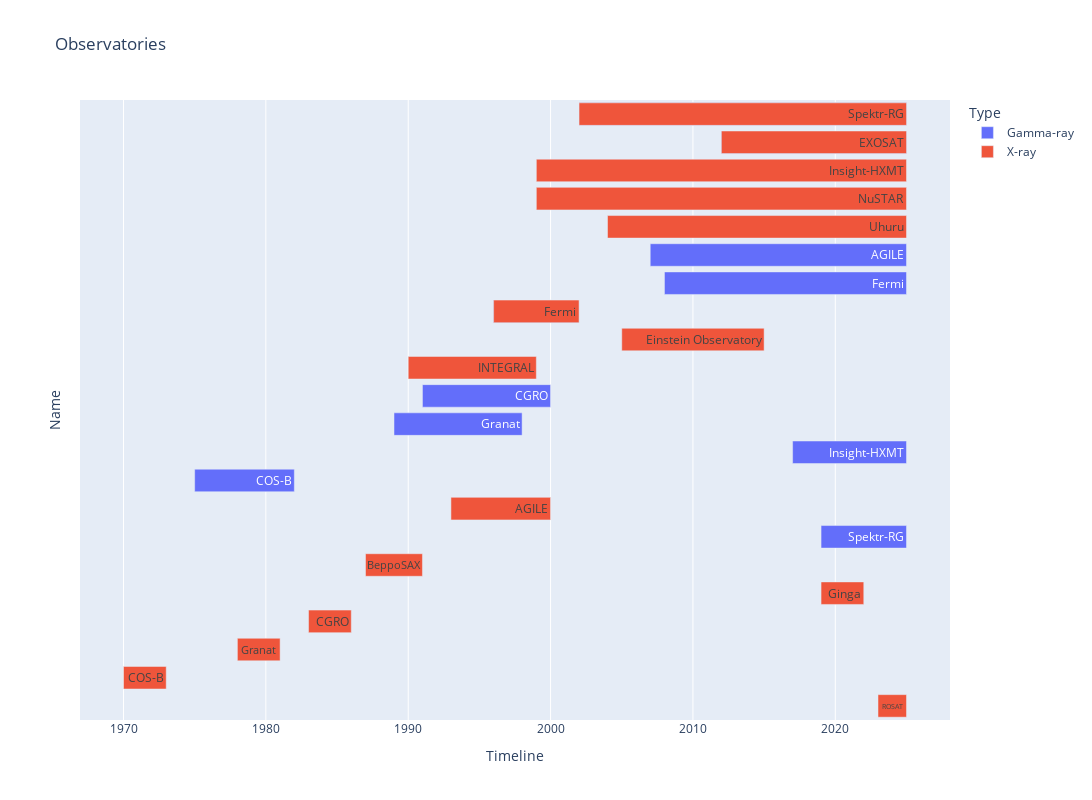

This figure's notebook cell:
### Markdown cell above
## X-ray and Gamma-ray Observatories over time

### Code cell
import plotly.express as px
import pandas as pd
from datetime import datetime

# Define tasks with start/end dates and types
data = [
    {"Name": "COS-B", "Launch Date": 1975, "End Date": 1982, "Lifespan": "7 years", "Type": "Gamma-ray"},
    {"Name": "Granat", "Launch Date": 1989, "End Date": 1998, "Lifespan": "9 years", "Type": "Gamma-ray"},
    {"Name": "CGRO", "Launch Date": 1991, "End Date": 2000, "Lifespan": "9 years", "Type": "Gamma-ray"},# CGRO (Compton Gamma Ray Observatory)
    {"Name": "BeppoSAX", "Launch Date": 1996, "End Date": 2002, "Lifespan": "6 years", "Type": "Gamma-ray"},
    {"Name": "INTEGRAL", "Launch Date": 2002, "End Date": "Present", "Lifespan": "Operational (over 20 years)", "Type": "Gamma-ray"},
    {"Name": "AGILE", "Launch Date": 2007, "End Date": "Present", "Lifespan": "Operational (over 17 years)", "Type": "Gamma-ray"},
    {"Name": "Fermi", "Launch Date": 2008, "End Date": "Present", "Lifespan": "Operational (over 16 years)", "Type": "Gamma-ray"},# Fermi Gamma-ray Space Telescope
    {"Name": "NuSTAR", "Launch Date": 2012, "End Date": "Present", "Lifespan": "Operational (over 12 years)", "Type": "Gamma-ray"},
    {"Name": "Insight-HXMT", "Launch Date": 2017, "End Date": "Present", "Lifespan": "Operational (over 6 years)", "Type": "Gamma-ray"},
    {"Name": "Spektr-RG", "Launch Date": 2019, "End Date": "Present", "Lifespan": "Operational (over 4 years)", "Type": "Gamma-ray"},
    
    {"Name": "Uhuru", "Launch Date": 1970, "End Date": 1973, "Lifespan": "3 years", "Type": "X-ray"},
    {"Name": "Einstein Observatory", "Launch Date": 1978, "End Date": 1981, "Lifespan": "2.5 years", "Type": "X-ray"},
    {"Name": "EXOSAT", "Launch Date": 1983, "End Date": 1986, "Lifespan": "3 years", "Type": "X-ray"},
    {"Name": "Ginga", "Launch Date": 1987, "End Date": 1991, "Lifespan": "4 years", "Type": "X-ray"},
    {"Name": "ROSAT", "Launch Date": 1990, "End Date": 1999, "Lifespan": "9 years", "Type": "X-ray"},
    {"Name": "ASCA", "Launch Date": 1993, "End Date": 2000, "Lifespan": "7 years", "Type": "X-ray"},
    {"Name": "BeppoSAX", "Launch Date": 1996, "End Date": 2002, "Lifespan": "6 years", "Type": "X-ray"},
    {"Name": "Chandra", "Launch Date": 1999, "End Date": "Present", "Lifespan": "Operational (over 20 years)", "Type": "X-ray"},
    {"Name": "XMM-Newton", "Launch Date": 1999, "End Date": "Present", "Lifespan": "Operational (over 20 years)", "Type": "X-ray"},
    {"Name": "INTEGRAL", "Launch Date": 2002, "End Date": "Present", "Lifespan": "Operational (over 20 years)", "Type": "X-ray"},
    {"Name": "Swift", "Launch Date": 2004, "End Date": "Present", "Lifespan": "Operational (over 19 years)", "Type": "X-ray"},
    {"Name": "Suzaku", "Launch Date": 2005, "End Date": 2015, "Lifespan": "10 years", "Type": "X-ray"},
    {"Name": "NuSTAR", "Launch Date": 2012, "End Date": "Present", "Lifespan": "Operational (over 12 years)", "Type": "X-ray"},
    {"Name": "eROSITA", "Launch Date": 2019, "End Date": "Suspended", "Lifespan": "3 years (suspended due to conflict)", "Type": "X-ray"},
    {"Name": "XRISM", "Launch Date": 2023, "End Date": "Present", "Lifespan": "Operational (planned for ~3 years)", "Type": "X-ray"}
]

# Convert to DataFrame
df = pd.DataFrame(data)

# Replace "Present" and "Suspended" end dates with an approximate date for visualization
current_year = datetime.now().year
df['End Date'] = df['End Date'].replace("Present", current_year)
df['End Date'] = df['End Date'].replace("Suspended", 2022)  # or any other relevant year for "Suspended" state

# Convert years to datetime (setting to Jan 1 of each year)
df['Launch Date'] = pd.to_datetime(df['Launch Date'], format='%Y')
df['End Date'] = pd.to_datetime(df['End Date'], format='%Y')

# Create Gantt chart with color based on "Type"
fig = px.timeline(df, x_start="Launch Date", x_end="End Date", y="Name", color="Type", title="Observatories")

# Customize layout to show names inside the bars
fig.update_yaxes(categoryorder="total ascending")  # Order tasks
fig.update_xaxes(title="Timeline")
fig.update_layout(showlegend=True)

# Add task names inside the bars
fig.update_traces(text=df['Name'], textposition="inside")

# Set the layout size in pixels
fig.update_layout(
    width=1200,  # Increase width
    height=800,  # Increase height
    showlegend=True,
    title="Observatories"
)
fig.update_yaxes(showticklabels=False)

fig.show()

### Figure 1 — Plotly figure (JSON) as saved in the notebook; plotly's stock layout.template omitted (floating-point values rounded to 4 significant figures)
{"data": [{"alignmentgroup": "True", "base": ["1975-01-01T00:00:00", "1989-01-01T00:00:00", "1991-01-01T00:00:00", "1996-01-01T00:00:00", "2002-01-01T00:00:00", "2007-01-01T00:00:00", "2008-01-01T00:00:00", "2012-01-01T00:00:00", "2017-01-01T00:00:00", "2019-01-01T00:00:00"], "hovertemplate": "Type=Gamma-ray<br>Launch Date=%{base}<br>End Date=%{x}<br>Name=%{y}<extra></extra>", "legendgroup": "Gamma-ray", "marker": {"color": "#636efa", "pattern": {"shape": ""}}, "name": "Gamma-ray", "offsetgroup": "Gamma-ray", "orientation": "h", "showlegend": true, "text": ["COS-B", "Granat", "CGRO", "BeppoSAX", "INTEGRAL", "AGILE", "Fermi", "NuSTAR", "Insight-HXMT", "Spektr-RG", "Uhuru", "Einstein Observatory", "EXOSAT", "Ginga", "ROSAT", "ASCA", "BeppoSAX", "Chandra", "XMM-Newton", "INTEGRAL", "Swift", "Suzaku", "NuSTAR", "eROSITA", "XRISM"], "textposition": "inside", "type": "bar", "x": [220924800000, 283996800000, 283996800000, 189388800000, 725846400000, 568080000000, 536544000000, 410313600000, 252460800000, 189388800000], "xaxis": "x", "y": ["COS-B", "Granat", "CGRO", "BeppoSAX", "INTEGRAL", "AGILE", "Fermi", "NuSTAR", "Insight-HXMT", "Spektr-RG"], "yaxis": "y"}, {"alignmentgroup": "True", "base": ["1970-01-01T00:00:00", "1978-01-01T00:00:00", "1983-01-01T00:00:00", "1987-01-01T00:00:00", "1990-01-01T00:00:00", "1993-01-01T00:00:00", "1996-01-01T00:00:00", "1999-01-01T00:00:00", "1999-01-01T00:00:00", "2002-01-01T00:00:00", "2004-01-01T00:00:00", "2005-01-01T00:00:00", "2012-01-01T00:00:00", "2019-01-01T00:00:00", "2023-01-01T00:00:00"], "hovertemplate": "Type=X-ray<br>Launch Date=%{base}<br>End Date=%{x}<br>Name=%{y}<extra></extra>", "legendgroup": "X-ray", "marker": {"color": "#EF553B", "pattern": {"shape": ""}}, "name": "X-ray", "offsetgroup": "X-ray", "orientation": "h", "showlegend": true, "text": ["COS-B", "Granat", "CGRO", "BeppoSAX", "INTEGRAL", "AGILE", "Fermi", "NuSTAR", "Insight-HXMT", "Spektr-RG", "Uhuru", "Einstein Observatory", "EXOSAT", "Ginga", "ROSAT", "ASCA", "BeppoSAX", "Chandra", "XMM-Newton", "INTEGRAL", "Swift", "Suzaku", "NuSTAR", "eROSITA", "XRISM"], "textposition": "inside", "type": "bar", "x": [94694400000, 94694400000, 94694400000, 126230400000, 283996800000, 220838400000, 189388800000, 820540800000, 820540800000, 725846400000, 662774400000, 315532800000, 410313600000, 94694400000, 63158400000], "xaxis": "x", "y": ["Uhuru", "Einstein Observatory", "EXOSAT", "Ginga", "ROSAT", "ASCA", "BeppoSAX", "Chandra", "XMM-Newton", "INTEGRAL", "Swift", "Suzaku", "NuSTAR", "eROSITA", "XRISM"], "yaxis": "y"}], "layout": {"barmode": "overlay", "height": 800, "legend": {"title": {"text": "Type"}, "tracegroupgap": 0}, "showlegend": true, "title": {"text": "Observatories"}, "width": 1200, "xaxis": {"anchor": "y", "autorange": true, "domain": [0, 1], "range": ["1966-12-11 22:40", "2028-01-22 01:20"], "title": {"text": "Timeline"}, "type": "date"}, "yaxis": {"anchor": "x", "autorange": true, "categoryorder": "total ascending", "domain": [0, 1], "range": [-0.5, 21.5], "showticklabels": false, "title": {"text": "Name"}, "type": "category"}}}
